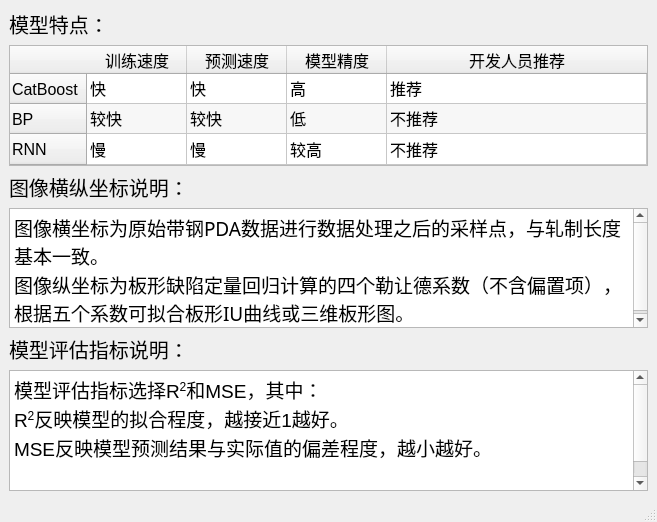
<?xml version="1.0" encoding="UTF-8"?>
<ui version="4.0">
 <class>help</class>
 <widget class="QMainWindow" name="help">
  <property name="geometry">
   <rect>
    <x>0</x>
    <y>0</y>
    <width>657</width>
    <height>522</height>
   </rect>
  </property>
  <property name="minimumSize">
   <size>
    <width>657</width>
    <height>522</height>
   </size>
  </property>
  <property name="font">
   <font>
    <pointsize>5</pointsize>
   </font>
  </property>
  <property name="windowTitle">
   <string>HELP</string>
  </property>
  <property name="documentMode">
   <bool>false</bool>
  </property>
  <property name="dockNestingEnabled">
   <bool>false</bool>
  </property>
  <property name="unifiedTitleAndToolBarOnMac">
   <bool>false</bool>
  </property>
  <widget class="QWidget" name="centralwidget">
   <layout class="QGridLayout" name="gridLayout">
    <item row="0" column="0">
     <widget class="QLabel" name="label">
      <property name="font">
       <font>
        <family>Adobe 黑体 Std R</family>
        <pointsize>15</pointsize>
       </font>
      </property>
      <property name="text">
       <string>模型特点：</string>
      </property>
     </widget>
    </item>
    <item row="1" column="0">
     <widget class="QTableWidget" name="tableWidget">
      <property name="sizePolicy">
       <sizepolicy hsizetype="Preferred" vsizetype="Preferred">
        <horstretch>0</horstretch>
        <verstretch>0</verstretch>
       </sizepolicy>
      </property>
      <property name="font">
       <font>
        <pointsize>12</pointsize>
        <stylestrategy>PreferDefault</stylestrategy>
       </font>
      </property>
      <property name="mouseTracking">
       <bool>false</bool>
      </property>
      <property name="tabletTracking">
       <bool>false</bool>
      </property>
      <property name="focusPolicy">
       <enum>Qt::StrongFocus</enum>
      </property>
      <property name="contextMenuPolicy">
       <enum>Qt::DefaultContextMenu</enum>
      </property>
      <property name="acceptDrops">
       <bool>false</bool>
      </property>
      <property name="autoFillBackground">
       <bool>false</bool>
      </property>
      <property name="inputMethodHints">
       <set>Qt::ImhNone</set>
      </property>
      <property name="dragEnabled">
       <bool>false</bool>
      </property>
      <property name="alternatingRowColors">
       <bool>true</bool>
      </property>
      <property name="selectionBehavior">
       <enum>QAbstractItemView::SelectItems</enum>
      </property>
      <property name="showGrid">
       <bool>true</bool>
      </property>
      <property name="sortingEnabled">
       <bool>false</bool>
      </property>
      <property name="wordWrap">
       <bool>true</bool>
      </property>
      <attribute name="horizontalHeaderVisible">
       <bool>true</bool>
      </attribute>
      <attribute name="horizontalHeaderCascadingSectionResizes">
       <bool>false</bool>
      </attribute>
      <attribute name="horizontalHeaderHighlightSections">
       <bool>true</bool>
      </attribute>
      <attribute name="horizontalHeaderShowSortIndicator" stdset="0">
       <bool>false</bool>
      </attribute>
      <attribute name="horizontalHeaderStretchLastSection">
       <bool>true</bool>
      </attribute>
      <attribute name="verticalHeaderVisible">
       <bool>true</bool>
      </attribute>
      <attribute name="verticalHeaderCascadingSectionResizes">
       <bool>false</bool>
      </attribute>
      <attribute name="verticalHeaderHighlightSections">
       <bool>true</bool>
      </attribute>
      <attribute name="verticalHeaderShowSortIndicator" stdset="0">
       <bool>false</bool>
      </attribute>
      <attribute name="verticalHeaderStretchLastSection">
       <bool>true</bool>
      </attribute>
      <row>
       <property name="text">
        <string>CatBoost</string>
       </property>
      </row>
      <row>
       <property name="text">
        <string>BP</string>
       </property>
      </row>
      <row>
       <property name="text">
        <string>RNN</string>
       </property>
      </row>
      <column>
       <property name="text">
        <string>训练速度</string>
       </property>
      </column>
      <column>
       <property name="text">
        <string>预测速度</string>
       </property>
      </column>
      <column>
       <property name="text">
        <string>模型精度</string>
       </property>
      </column>
      <column>
       <property name="text">
        <string>开发人员推荐</string>
       </property>
      </column>
      <item row="0" column="0">
       <property name="text">
        <string>快</string>
       </property>
      </item>
      <item row="0" column="1">
       <property name="text">
        <string>快</string>
       </property>
       <property name="background">
        <brush brushstyle="NoBrush">
         <color alpha="255">
          <red>0</red>
          <green>0</green>
          <blue>0</blue>
         </color>
        </brush>
       </property>
       <property name="foreground">
        <brush brushstyle="SolidPattern">
         <color alpha="255">
          <red>0</red>
          <green>0</green>
          <blue>0</blue>
         </color>
        </brush>
       </property>
      </item>
      <item row="0" column="2">
       <property name="text">
        <string>高</string>
       </property>
      </item>
      <item row="0" column="3">
       <property name="text">
        <string>推荐</string>
       </property>
      </item>
      <item row="1" column="0">
       <property name="text">
        <string>较快</string>
       </property>
      </item>
      <item row="1" column="1">
       <property name="text">
        <string>较快</string>
       </property>
      </item>
      <item row="1" column="2">
       <property name="text">
        <string>低</string>
       </property>
      </item>
      <item row="1" column="3">
       <property name="text">
        <string>不推荐</string>
       </property>
      </item>
      <item row="2" column="0">
       <property name="text">
        <string>慢</string>
       </property>
      </item>
      <item row="2" column="1">
       <property name="text">
        <string>慢</string>
       </property>
      </item>
      <item row="2" column="2">
       <property name="text">
        <string>较高</string>
       </property>
      </item>
      <item row="2" column="3">
       <property name="text">
        <string>不推荐</string>
       </property>
      </item>
     </widget>
    </item>
    <item row="2" column="0">
     <widget class="QLabel" name="label_2">
      <property name="font">
       <font>
        <family>Adobe 黑体 Std R</family>
        <pointsize>15</pointsize>
       </font>
      </property>
      <property name="text">
       <string>图像横纵坐标说明：</string>
      </property>
     </widget>
    </item>
    <item row="3" column="0">
     <widget class="QTextBrowser" name="textBrowser">
      <property name="font">
       <font>
        <family>Adobe 宋体 Std L</family>
        <pointsize>14</pointsize>
       </font>
      </property>
      <property name="html">
       <string>&lt;!DOCTYPE HTML PUBLIC &quot;-//W3C//DTD HTML 4.0//EN&quot; &quot;http://www.w3.org/TR/REC-html40/strict.dtd&quot;&gt;
&lt;html&gt;&lt;head&gt;&lt;meta name=&quot;qrichtext&quot; content=&quot;1&quot; /&gt;&lt;style type=&quot;text/css&quot;&gt;
p, li { white-space: pre-wrap; }
&lt;/style&gt;&lt;/head&gt;&lt;body style=&quot; font-family:'Adobe 宋体 Std L'; font-size:14pt; font-weight:400; font-style:normal;&quot;&gt;
&lt;p style=&quot; margin-top:0px; margin-bottom:0px; margin-left:0px; margin-right:0px; -qt-block-indent:0; text-indent:0px;&quot;&gt;&lt;span style=&quot; font-family:'SimSun';&quot;&gt;图像横坐标为原始带钢PDA数据进行数据处理之后的采样点，与轧制长度基本一致。&lt;/span&gt;&lt;/p&gt;
&lt;p style=&quot; margin-top:0px; margin-bottom:0px; margin-left:0px; margin-right:0px; -qt-block-indent:0; text-indent:0px;&quot;&gt;&lt;span style=&quot; font-family:'SimSun';&quot;&gt;图像纵坐标为板形缺陷定量回归计算的四个勒让德系数（不含偏置项），根据五个系数可拟合板形IU曲线或三维板形图。&lt;/span&gt;&lt;/p&gt;&lt;/body&gt;&lt;/html&gt;</string>
      </property>
     </widget>
    </item>
    <item row="4" column="0">
     <widget class="QLabel" name="label_3">
      <property name="font">
       <font>
        <family>Adobe 黑体 Std R</family>
        <pointsize>15</pointsize>
       </font>
      </property>
      <property name="text">
       <string>模型评估指标说明：</string>
      </property>
     </widget>
    </item>
    <item row="5" column="0">
     <widget class="QTextBrowser" name="textBrowser_2">
      <property name="font">
       <font>
        <pointsize>14</pointsize>
       </font>
      </property>
      <property name="html">
       <string>&lt;!DOCTYPE HTML PUBLIC &quot;-//W3C//DTD HTML 4.0//EN&quot; &quot;http://www.w3.org/TR/REC-html40/strict.dtd&quot;&gt;
&lt;html&gt;&lt;head&gt;&lt;meta name=&quot;qrichtext&quot; content=&quot;1&quot; /&gt;&lt;style type=&quot;text/css&quot;&gt;
p, li { white-space: pre-wrap; }
&lt;/style&gt;&lt;/head&gt;&lt;body style=&quot; font-family:'SimSun'; font-size:14pt; font-weight:400; font-style:normal;&quot;&gt;
&lt;p style=&quot; margin-top:0px; margin-bottom:0px; margin-left:0px; margin-right:0px; -qt-block-indent:0; text-indent:0px;&quot;&gt;模型评估指标选择R&lt;span style=&quot; vertical-align:super;&quot;&gt;2&lt;/span&gt;和MSE，其中：&lt;/p&gt;
&lt;p style=&quot; margin-top:0px; margin-bottom:0px; margin-left:0px; margin-right:0px; -qt-block-indent:0; text-indent:0px;&quot;&gt;R&lt;span style=&quot; vertical-align:super;&quot;&gt;2&lt;/span&gt;反映模型的拟合程度，越接近1越好。&lt;/p&gt;
&lt;p style=&quot; margin-top:0px; margin-bottom:0px; margin-left:0px; margin-right:0px; -qt-block-indent:0; text-indent:0px;&quot;&gt;MSE反映模型预测结果与实际值的偏差程度，越小越好。&lt;/p&gt;
&lt;p style=&quot;-qt-paragraph-type:empty; margin-top:0px; margin-bottom:0px; margin-left:0px; margin-right:0px; -qt-block-indent:0; text-indent:0px;&quot;&gt;&lt;br /&gt;&lt;/p&gt;
&lt;p style=&quot;-qt-paragraph-type:empty; margin-top:0px; margin-bottom:0px; margin-left:0px; margin-right:0px; -qt-block-indent:0; text-indent:0px;&quot;&gt;&lt;br /&gt;&lt;/p&gt;&lt;/body&gt;&lt;/html&gt;</string>
      </property>
     </widget>
    </item>
   </layout>
  </widget>
  <widget class="QMenuBar" name="menubar">
   <property name="geometry">
    <rect>
     <x>0</x>
     <y>0</y>
     <width>657</width>
     <height>15</height>
    </rect>
   </property>
  </widget>
  <widget class="QStatusBar" name="statusbar"/>
 </widget>
 <resources/>
 <connections/>
</ui>
